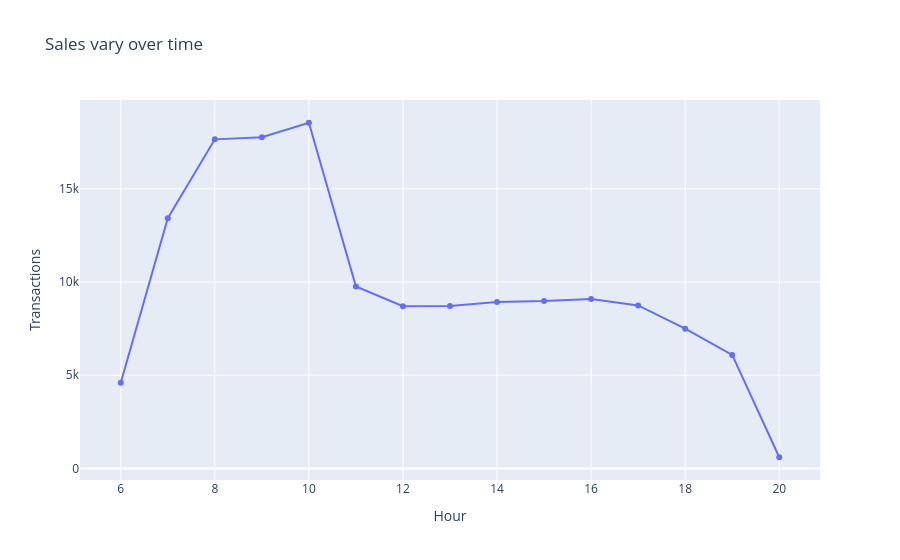

The cell this chart's notebook holds for it:
### Code cell
fig = px.line(
    sales_vary_over_time,
    x='Hour',
    y='Transactions',
    markers=True,
    title='Sales vary over time'
)

fig.show()

### Figure 1 — Plotly figure (JSON) as saved in the notebook; plotly's stock layout.template omitted (floating-point values rounded to 4 significant figures)
{"data": [{"hovertemplate": "Hour=%{x}<br>Transactions=%{y}<extra></extra>", "legendgroup": "", "line": {"color": "#636efa", "dash": "solid"}, "marker": {"symbol": "circle"}, "mode": "lines+markers", "name": "", "orientation": "v", "showlegend": false, "type": "scatter", "x": [6, 7, 8, 9, 10, 11, 12, 13, 14, 15, 16, 17, 18, 19, 20], "xaxis": "x", "y": [4594, 13428, 17654, 17764, 18545, 9766, 8708, 8714, 8933, 8979, 9093, 8745, 7498, 6092, 603], "yaxis": "y"}], "layout": {"legend": {"tracegroupgap": 0}, "title": {"text": "Sales vary over time"}, "xaxis": {"anchor": "y", "domain": [0, 1], "title": {"text": "Hour"}}, "yaxis": {"anchor": "x", "domain": [0, 1], "title": {"text": "Transactions"}}}}
